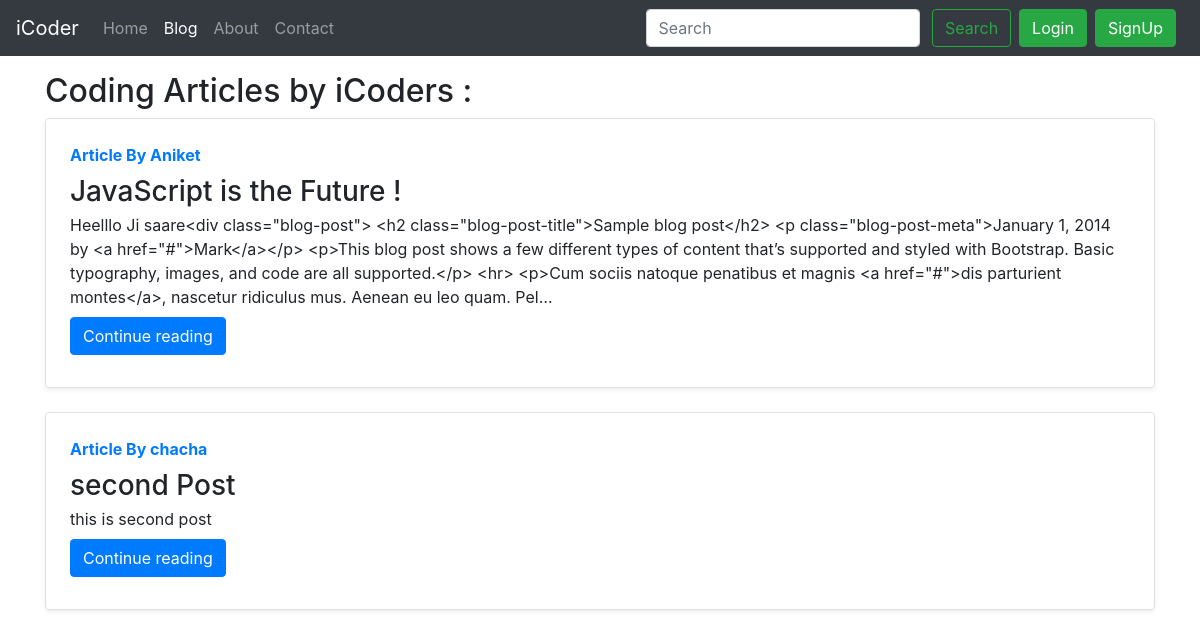
Screenshot of /blog/ with the database file from the repository.
### blog/models.py (models this page shows, shortened)
class Post(models.Model):
    sno = models.AutoField(primary_key=True)
    title= models.CharField(max_length= 255)
    content = models.TextField()
    author = models.CharField(max_length=13)
    slug = models.CharField(max_length=130)
    timestamp = models.DateTimeField(blank=True)

### blog/views.py (the view)
# urls.py: path('',views.blogHome, name='blogHome'),
def blogHome(request):
    allPosts = Post.objects.all()
    context= {'allPosts' : allPosts}
    return render(request,'blog/blogHome.html',context)

### templates/blog/blogHome.html (shortened to what this page needs)
{% extends 'base.html' %}
{% block blogactive %} active {% endblock blogactive %}
{% block body %}
<div class="container my-3">
<h2>Coding Articles by iCoders :</h2>
{% for post in allPosts %}
    <div class="row no-gutters border rounded overflow-hidden flex-md-row mb-4 shadow-sm h-md-250 position-relative">
        <div class="col p-4 d-flex flex-column position-static">
            <strong class="d-inline-block mb-2 text-primary">Article By {{post.author}}</strong>
            <h3 class="mb-0">{{post.title}}</h3>
            <p class="card-text mb-auto"> {{post.content | truncatechars:500}}</p>
            <div class=" my-2">
            <a href="/blog/{{post.slug}}" role= "button" class="btn btn-primary">Continue reading</a>
            </div>
        </div>
    </div>
{% endfor %}
</div>
{% endblock body %}

### templates/base.html (shortened to what this page needs)
<!doctype html>
<html lang="en">
<head>
  <link rel="stylesheet" href="https://cdn.jsdelivr.net/npm/bootstrap@4.5.3/dist/css/bootstrap.min.css"
>
</head>
<body>
  <nav class="navbar navbar-expand-lg navbar-dark bg-dark">
    <a class="navbar-brand" href="/">iCoder</a>
    <div class="collapse navbar-collapse" id="navbarSupportedContent">
      <ul class="navbar-nav mr-auto">
        <li class="nav-item {% block homeactive %}
        {% endblock homeactive %}">
          <a class="nav-link" href="/">Home <span class="sr-only">(current)</span></a>
        </li>
        <li class="nav-item {% block blogactive %}
        {% endblock blogactive %}">
          <a class="nav-link" href="/blog">Blog</a>
        </li>
        <li class="nav-item {% block aboutactive %}
        {% endblock aboutactive %}">
          <a class="nav-link" href="/about">About</a>
        </li>
        <li class="nav-item {% block contactactive %}
        {% endblock contactactive %}">
          <a class="nav-link" href="/contact">Contact</a>
        </li>
      </ul>
      <div class="ml-auto form-inline ">
      <form method="get" action="/search" class="my-2 my-lg-0 mr-2">
        <input class="form-control mr-sm-2" type="search" placeholder="Search" aria-label="Search" name="query"
          id="query">
        <button class="btn btn-outline-success my-2 my-sm-0" type="submit">Search</button>
      </form>
      {% if  user.is_authenticated %}
      <ul class="navbar-nav">
       <li class="nav-item dropdown">
        <a class="nav-link dropdown-toggle" href="#" id="navbarDropdown" role="button" data-toggle="dropdown" aria-haspopup="true" aria-expanded="false">
          Welcome {{request.user}}
        </a>
        <div class="dropdown-menu" aria-labelledby="navbarDropdown">
          <a class="dropdown-item" href="/logout">Logout</a>
        </div>
      </li>
      </ul>
      {% else %}
       <button type="button" class="btn btn-success mr-2" data-toggle="modal" data-target="#loginModal">
        Login
      </button>
      <button type="button" class="btn btn-success mr-2" data-toggle="modal" data-target="#signupModal">
        SignUp
      </button>
      {% endif %}
      </div>
    </div>
  </nav>
  {% block body %}
  {% endblock body %}
</body>
</html>

### rows the page displays
Post: author "Aniket", title "JavaScript is the Future !", content "Heelllo Ji saare<div class=\"blog-post\"> <h2 class=\"blog-post-title\">Sample blog post</h2> <p class=\"blog-post-meta\">January 1, 2014 by <a href=\"#\">Mark</a></p> <p>This blog post shows a few different types of content that’s supported and styled with Bootstrap. Basic typography, images, and code are all supported.</p> <hr> <p>Cum sociis natoque penatibus et magnis <a href=\"#\">dis parturient montes</a>, nascetur ridiculus mus. Aenean eu leo quam. Pel…"
Post: author "chacha", title "second Post", content "this is second post"
